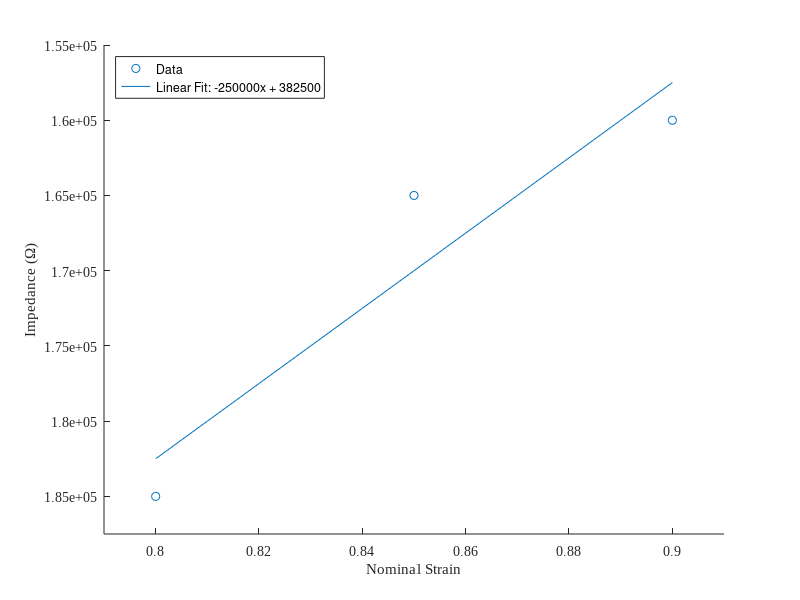

The MATLAB source for this figure:
clear all;

strain = [0.80 0.85 0.90];
impedance = [1.85e5 1.65e5 1.6e5];
conductance = 1./impedance;


scatter(strain, impedance);
hold on ;
my_poly=polyfit(strain, impedance, 1);
X2= 0.8:0.01:0.9; % X data range 
Y2=polyval(my_poly,X2);

c1 = my_poly(1);
c2 = my_poly(2);
% c3 = my_poly(3);

plot(X2,Y2);

set(gca,'fontname','Times New Roman');
legend('Data', ['Linear Fit: ' num2str(c1) 'x + ' num2str(c2)], 'Location', 'northwest');
set(gca,'YDir','Reverse')
xlabel('Nominal Strain');
ylabel('Impedance (\Omega)');
axis([0.79, 0.91, 1.55e5, 1.875e5]);
